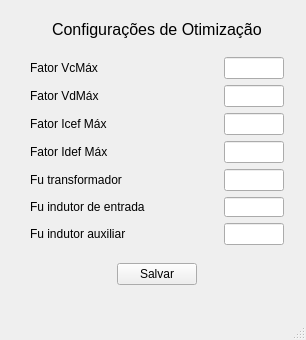
<?xml version="1.0" encoding="UTF-8"?>
<ui version="4.0">
 <class>MainWindow</class>
 <widget class="QMainWindow" name="MainWindow">
  <property name="geometry">
   <rect>
    <x>0</x>
    <y>0</y>
    <width>306</width>
    <height>340</height>
   </rect>
  </property>
  <property name="windowTitle">
   <string>MainWindow</string>
  </property>
  <widget class="QWidget" name="centralwidget">
   <widget class="QWidget" name="layoutWidget">
    <property name="geometry">
     <rect>
      <x>30</x>
      <y>20</y>
      <width>254</width>
      <height>265</height>
     </rect>
    </property>
    <layout class="QVBoxLayout" name="verticalLayout">
     <item>
      <layout class="QHBoxLayout" name="horizontalLayout_8">
       <item>
        <spacer name="horizontalSpacer">
         <property name="orientation">
          <enum>Qt::Horizontal</enum>
         </property>
         <property name="sizeHint" stdset="0">
          <size>
           <width>40</width>
           <height>20</height>
          </size>
         </property>
        </spacer>
       </item>
       <item>
        <widget class="QLabel" name="label">
         <property name="text">
          <string>&lt;html&gt;&lt;head/&gt;&lt;body&gt;&lt;p&gt;&lt;span style=&quot; font-size:12pt;&quot;&gt;Configurações de Otimização&lt;/span&gt;&lt;/p&gt;&lt;/body&gt;&lt;/html&gt;</string>
         </property>
        </widget>
       </item>
       <item>
        <spacer name="horizontalSpacer_2">
         <property name="orientation">
          <enum>Qt::Horizontal</enum>
         </property>
         <property name="sizeHint" stdset="0">
          <size>
           <width>40</width>
           <height>20</height>
          </size>
         </property>
        </spacer>
       </item>
      </layout>
     </item>
     <item>
      <spacer name="verticalSpacer">
       <property name="orientation">
        <enum>Qt::Vertical</enum>
       </property>
       <property name="sizeHint" stdset="0">
        <size>
         <width>20</width>
         <height>40</height>
        </size>
       </property>
      </spacer>
     </item>
     <item>
      <layout class="QHBoxLayout" name="horizontalLayout">
       <item>
        <widget class="QLabel" name="label_Vin">
         <property name="text">
          <string>Fator VcMáx</string>
         </property>
        </widget>
       </item>
       <item>
        <spacer name="horizontalSpacer_3">
         <property name="orientation">
          <enum>Qt::Horizontal</enum>
         </property>
         <property name="sizeHint" stdset="0">
          <size>
           <width>40</width>
           <height>20</height>
          </size>
         </property>
        </spacer>
       </item>
       <item>
        <widget class="QLineEdit" name="input_fvcmax">
         <property name="maximumSize">
          <size>
           <width>60</width>
           <height>16777215</height>
          </size>
         </property>
        </widget>
       </item>
      </layout>
     </item>
     <item>
      <layout class="QHBoxLayout" name="horizontalLayout_2">
       <item>
        <widget class="QLabel" name="label_Vo">
         <property name="text">
          <string>Fator VdMáx</string>
         </property>
        </widget>
       </item>
       <item>
        <spacer name="horizontalSpacer_4">
         <property name="orientation">
          <enum>Qt::Horizontal</enum>
         </property>
         <property name="sizeHint" stdset="0">
          <size>
           <width>40</width>
           <height>20</height>
          </size>
         </property>
        </spacer>
       </item>
       <item>
        <widget class="QLineEdit" name="input_fdmax">
         <property name="maximumSize">
          <size>
           <width>60</width>
           <height>16777215</height>
          </size>
         </property>
        </widget>
       </item>
      </layout>
     </item>
     <item>
      <layout class="QHBoxLayout" name="horizontalLayout_3">
       <item>
        <widget class="QLabel" name="label_Vo_2">
         <property name="text">
          <string>Fator Icef Máx</string>
         </property>
        </widget>
       </item>
       <item>
        <spacer name="horizontalSpacer_5">
         <property name="orientation">
          <enum>Qt::Horizontal</enum>
         </property>
         <property name="sizeHint" stdset="0">
          <size>
           <width>40</width>
           <height>20</height>
          </size>
         </property>
        </spacer>
       </item>
       <item>
        <widget class="QLineEdit" name="input_ficmax">
         <property name="maximumSize">
          <size>
           <width>60</width>
           <height>16777215</height>
          </size>
         </property>
        </widget>
       </item>
      </layout>
     </item>
     <item>
      <layout class="QHBoxLayout" name="horizontalLayout_4">
       <item>
        <widget class="QLabel" name="label_DeltaIin">
         <property name="text">
          <string>Fator Idef Máx</string>
         </property>
        </widget>
       </item>
       <item>
        <spacer name="horizontalSpacer_6">
         <property name="orientation">
          <enum>Qt::Horizontal</enum>
         </property>
         <property name="sizeHint" stdset="0">
          <size>
           <width>40</width>
           <height>20</height>
          </size>
         </property>
        </spacer>
       </item>
       <item>
        <widget class="QLineEdit" name="input_fidmax">
         <property name="maximumSize">
          <size>
           <width>60</width>
           <height>16777215</height>
          </size>
         </property>
        </widget>
       </item>
      </layout>
     </item>
     <item>
      <layout class="QHBoxLayout" name="horizontalLayout_5">
       <item>
        <widget class="QLabel" name="label_DeltaVo">
         <property name="text">
          <string>Fu transformador</string>
         </property>
        </widget>
       </item>
       <item>
        <spacer name="horizontalSpacer_7">
         <property name="orientation">
          <enum>Qt::Horizontal</enum>
         </property>
         <property name="sizeHint" stdset="0">
          <size>
           <width>40</width>
           <height>20</height>
          </size>
         </property>
        </spacer>
       </item>
       <item>
        <widget class="QLineEdit" name="input_futrafo">
         <property name="maximumSize">
          <size>
           <width>60</width>
           <height>16777215</height>
          </size>
         </property>
        </widget>
       </item>
      </layout>
     </item>
     <item>
      <layout class="QHBoxLayout" name="horizontalLayout_6">
       <item>
        <widget class="QLabel" name="label_JMax">
         <property name="text">
          <string>Fu indutor de entrada</string>
         </property>
        </widget>
       </item>
       <item>
        <spacer name="horizontalSpacer_8">
         <property name="orientation">
          <enum>Qt::Horizontal</enum>
         </property>
         <property name="sizeHint" stdset="0">
          <size>
           <width>40</width>
           <height>20</height>
          </size>
         </property>
        </spacer>
       </item>
       <item>
        <widget class="QLineEdit" name="input_fuLi">
         <property name="sizePolicy">
          <sizepolicy hsizetype="Minimum" vsizetype="Fixed">
           <horstretch>0</horstretch>
           <verstretch>0</verstretch>
          </sizepolicy>
         </property>
         <property name="minimumSize">
          <size>
           <width>20</width>
           <height>20</height>
          </size>
         </property>
         <property name="maximumSize">
          <size>
           <width>60</width>
           <height>20</height>
          </size>
         </property>
        </widget>
       </item>
      </layout>
     </item>
     <item>
      <layout class="QHBoxLayout" name="horizontalLayout_7">
       <item>
        <widget class="QLabel" name="label_DeltaVo_2">
         <property name="text">
          <string>Fu indutor auxiliar</string>
         </property>
        </widget>
       </item>
       <item>
        <spacer name="horizontalSpacer_9">
         <property name="orientation">
          <enum>Qt::Horizontal</enum>
         </property>
         <property name="sizeHint" stdset="0">
          <size>
           <width>40</width>
           <height>20</height>
          </size>
         </property>
        </spacer>
       </item>
       <item>
        <widget class="QLineEdit" name="input_fuLk">
         <property name="maximumSize">
          <size>
           <width>60</width>
           <height>16777215</height>
          </size>
         </property>
        </widget>
       </item>
      </layout>
     </item>
     <item>
      <spacer name="verticalSpacer_2">
       <property name="orientation">
        <enum>Qt::Vertical</enum>
       </property>
       <property name="sizeHint" stdset="0">
        <size>
         <width>20</width>
         <height>40</height>
        </size>
       </property>
      </spacer>
     </item>
     <item>
      <layout class="QHBoxLayout" name="horizontalLayout_11">
       <item>
        <spacer name="horizontalSpacer_10">
         <property name="orientation">
          <enum>Qt::Horizontal</enum>
         </property>
         <property name="sizeHint" stdset="0">
          <size>
           <width>40</width>
           <height>20</height>
          </size>
         </property>
        </spacer>
       </item>
       <item>
        <widget class="QPushButton" name="pushButton">
         <property name="text">
          <string>Salvar</string>
         </property>
        </widget>
       </item>
       <item>
        <spacer name="horizontalSpacer_11">
         <property name="orientation">
          <enum>Qt::Horizontal</enum>
         </property>
         <property name="sizeHint" stdset="0">
          <size>
           <width>40</width>
           <height>20</height>
          </size>
         </property>
        </spacer>
       </item>
      </layout>
     </item>
    </layout>
   </widget>
  </widget>
  <widget class="QMenuBar" name="menubar">
   <property name="geometry">
    <rect>
     <x>0</x>
     <y>0</y>
     <width>306</width>
     <height>21</height>
    </rect>
   </property>
  </widget>
  <widget class="QStatusBar" name="statusbar"/>
 </widget>
 <resources/>
 <connections/>
</ui>
